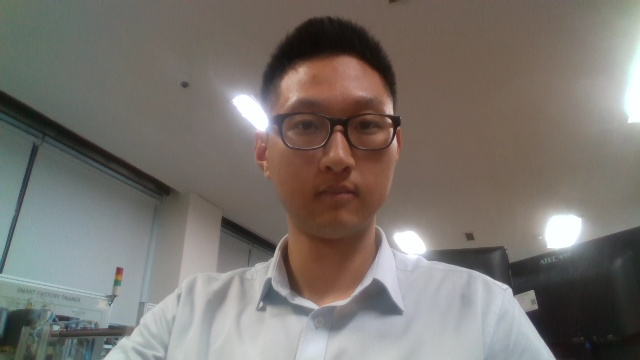
#> input picture class01/mini-project/02_Gong&Lee/images/Gong.jpg, 640 x 360 px, given in place of the camera
$ python CircleDetection.py
#> lines starting #> are read from the running program, lines starting #| are printed output that depends on the picture; after the words box and inside, x2 and y2 are one past the last pixel; in counts of white or black regions, pixels touching at a corner belong together
import cv2
import numpy as np

# 웹캠에서 영상을 읽어옵니다
cap = cv2.VideoCapture(2)

while True:
    # 각 프레임을 읽어옵니다
    ret, frame = cap.read()
#> frame is the input picture: shape (360, 640, 3); mean B, G, R 109.6, 115.1, 120.8
    output = frame.copy()

    # 그레이스케일 이미지로 변환합니다
    gray = cv2.cvtColor(frame, cv2.COLOR_BGR2GRAY)
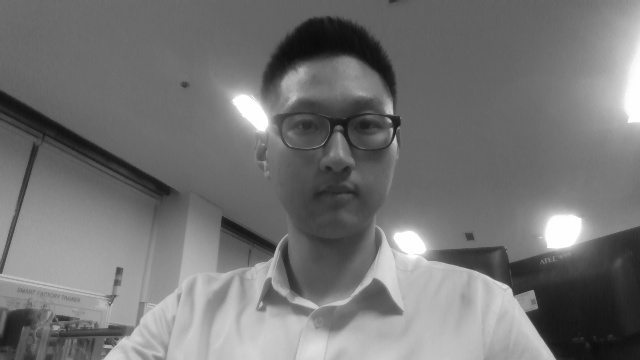
#> gray: shape (360, 640); min 10, max 255, mean 116.2
    canny = cv2.Canny(gray, 5000, 3000, apertureSize=5, L2gradient=True)
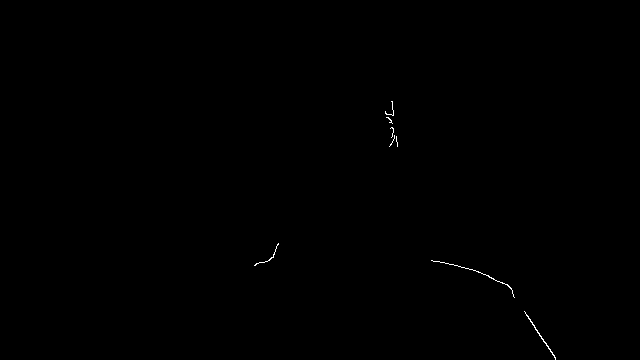
#> canny: shape (360, 640); 0.13% white in thin lines or dots, all inside (x1, y1, x2, y2) = (254, 101, 556, 360)
    lines = cv2.HoughLinesP(canny, 0.8, np.pi / 180, 90,
                            minLineLength=30, maxLineGap=100)
#> lines = None

    # 허프 변환 원 검사를 이용하여 원을 찾습니다
    circles = cv2.HoughCircles(gray, cv2.HOUGH_GRADIENT, 1,
                               100, param1=50, param2=50, minRadius=80, maxRadius=120)
#> circles = None

    # 원이 검출되었다면
    if circles is not None:
        # 반올림
        circles = np.round(circles[0, :]).astype("int")

        for i in circles:
            cv2.circle(output, (i[0], i[1]), i[2], (0, 255, 0), 5)  # 원 그리기

    # 직선이 검출되었다면
    if lines is not None:
        for line in lines:
            x1, y1, x2, y2 = line[0]  # 선의 시작과 끝 점
            cv2.line(output, (x1, y1), (x2, y2), (0, 0, 255), 2)  # 직선 그리기

    # 결과를 출력합니다
    cv2.imshow("output", output)

    # 'q' 키를 누르면 종료합니다
    if cv2.waitKey(1) & 0xFF == ord('q'):
#> (key q is pressed here)
        break

# 작업이 끝나면 해제합니다
cap.release()
cv2.destroyAllWindows()

$ run again, on class01/mini-project/02_Gong&Lee/images/Lee.jpg
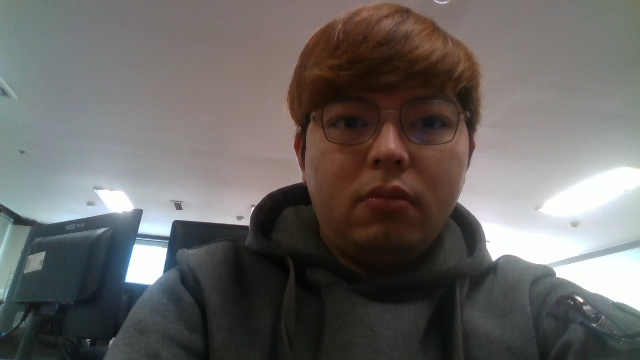
#> input picture class01/mini-project/02_Gong&Lee/images/Lee.jpg, 640 x 360 px, given in place of the camera
#> frame is the input picture: shape (360, 640, 3); mean B, G, R 99.5, 101.7, 104.8
#> `gray = cv2.cvtColor(frame, cv2.COLOR_BGR2GRAY)`:
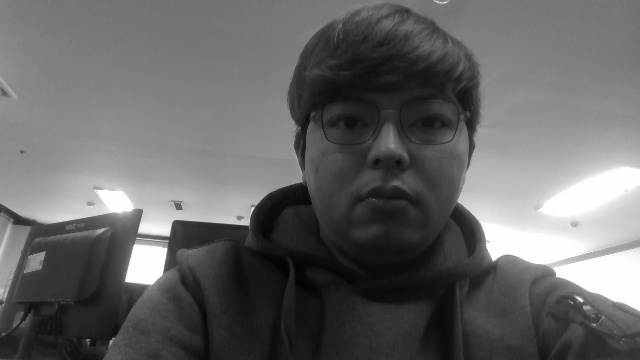
#> gray: shape (360, 640); min 2, max 255, mean 102.4
#> `canny = cv2.Canny(gray, 5000, 3000, apertureSize=5, L2gradient=True)`:
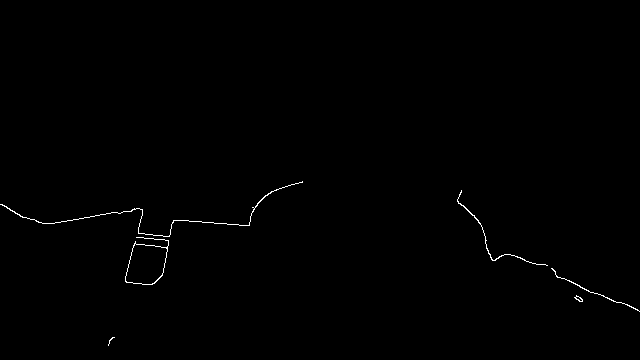
#> canny: shape (360, 640); 0.39% white in thin lines or dots, all inside (x1, y1, x2, y2) = (0, 181, 640, 346)
#> lines = None

$ run again, on class01/mini-project/02_Gong&Lee/images/Shin.jpg
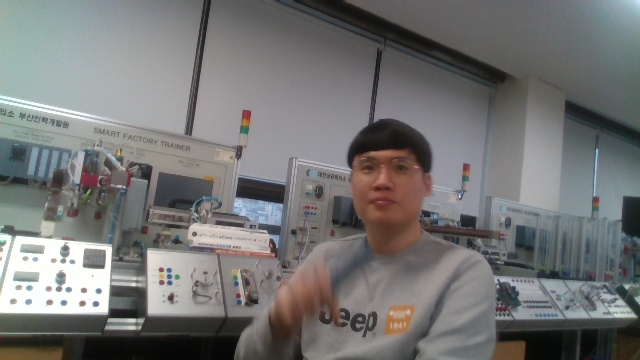
#> input picture class01/mini-project/02_Gong&Lee/images/Shin.jpg, 640 x 360 px, given in place of the camera
#> frame is the input picture: shape (360, 640, 3); mean B, G, R 116.2, 116.8, 116.8
#> `canny = cv2.Canny(gray, 5000, 3000, apertureSize=5, L2gradient=True)`:
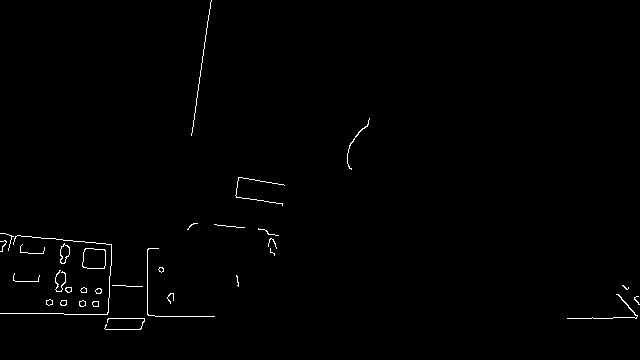
#> canny: shape (360, 640); 0.72% white in thin lines or dots
#> lines = [[0, 313, 194, 316]]
#> circles = None
#> the loop `for line in lines:` made 1 pass
#> after the loop `for line in lines:`:
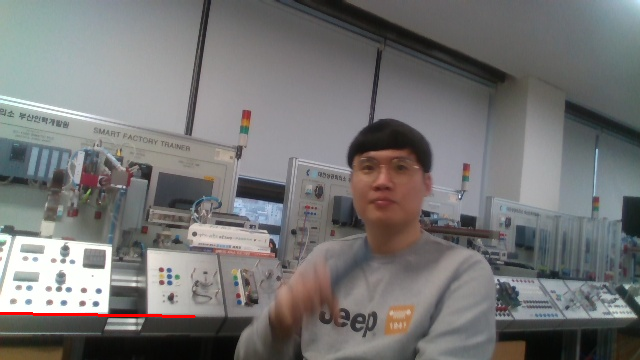
#> output: shape (360, 640, 3); 0.25% of pixels changed, all inside (x1, y1, x2, y2) = (0, 312, 196, 318)
